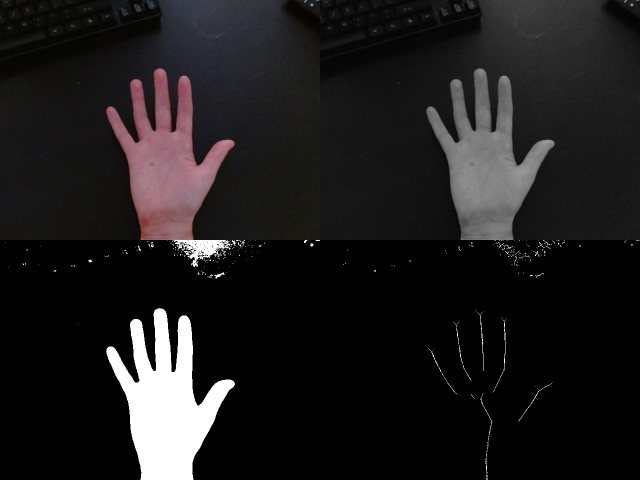
//> input picture Exercise_4/finger_detection/frames2/frame_0014.jpg, 1280 x 960 px, given in place of the camera (shown at 1/2 size)
$ ./skeletal   (built with g++ and OpenCV 4)
//> lines starting //> are read from the running program, lines starting //| are printed output that depends on the picture; after the words box and inside, x2 and y2 are one past the last pixel; in counts of white or black regions, pixels touching at a corner belong together
// MODIFIED FROM SKELETAL.CPP BY SAM SIEWART
// Changed to allow for continuous video feed
// Also saved jpg frames
// To encode: ffmpeg -r 30 -i frames2/frame_%04d.jpg -b:v 10M Finger_Detection.mpeg

#include "opencv2/highgui/highgui.hpp"
#include "opencv2/imgproc/imgproc.hpp"

#include <iostream>

using namespace cv;
using namespace std;

int main(int argc, char** argv)
{
    Mat gray, binary, mfblur;
    VideoCapture cap(0);
    cap.set(CAP_PROP_FRAME_WIDTH, 640);
    cap.set(CAP_PROP_FRAME_HEIGHT, 480);

    if (!cap.isOpened()) {
        cout << "Can't open camera\n";
        return -1;
    }

    Mat src;
    int frameCount = 0;
    while (cap.read(src)) {
//> src is the input picture: 960 rows x 1280 cols, CV_8UC3; mean B, G, R 28.4, 28, 29.8
        if(src.empty())
        {
            cout << "can not open frame\n";
            return -1;
        }

        // show original source image
        imshow("source", src);

        cvtColor(src, gray, cv::COLOR_BGR2GRAY);

        // show graymap of source image
        imshow("graymap", gray);

        threshold(gray, binary, 57, 255, cv::THRESH_BINARY);
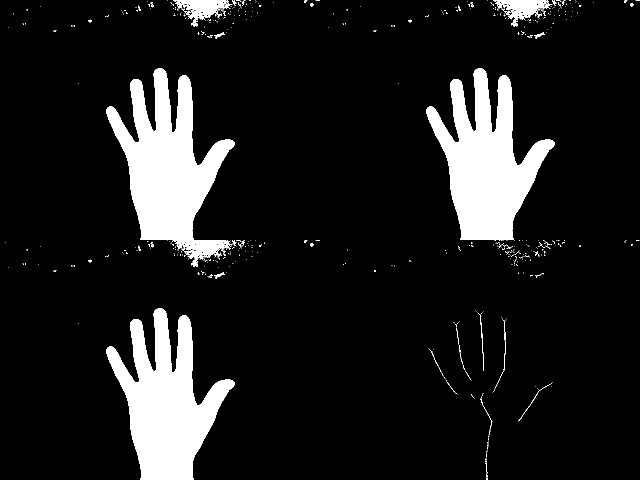
//> binary: 960 rows x 1280 cols, CV_8UC1 (shown at 1/2 size); 11.3% white; 586 white regions (541 under 20 px), largest, box (x1, y1, x2, y2) and area: (212, 136, 470, 534) 45209, (212, 616, 470, 960) 42623, (852, 136, 1110, 481) 42618
        // binary = 255 - binary;

        // show bitmap of source image
        imshow("binary", binary);

        // To remove median filter, just replace blurr value with 1
        medianBlur(binary, mfblur, 3);
//> mfblur: 960 rows x 1280 cols, CV_8UC1; 11.2% white; 173 white regions (146 under 20 px), largest, box (x1, y1, x2, y2) and area: (213, 137, 470, 534) 45313, (213, 617, 470, 960) 42624, (853, 137, 1110, 481) 42618

        // show median blur filter of source image
        imshow("mfblur", mfblur);

        // This section of code was adapted from the following post, which was
        // based in turn on the Wikipedia description of a morphological skeleton
        //
        // http://felix.abecassis.me/2011/09/opencv-morphological-skeleton/
        //
        Mat skel(mfblur.size(), CV_8UC1, Scalar(0));
        Mat temp;
        Mat eroded;
        Mat element = getStructuringElement(MORPH_CROSS, Size(3, 3));
        bool done;
        int iterations=0;

        do
        {
        erode(mfblur, eroded, element);
        dilate(eroded, temp, element);
        subtract(mfblur, temp, temp);
        bitwise_or(skel, temp, skel);
        eroded.copyTo(mfblur);

        done = (countNonZero(mfblur) == 0);
        iterations++;

        } while (!done && (iterations < 100));
//> this loop made 84 passes
//> pass 1, `subtract(mfblur, temp, temp);`:
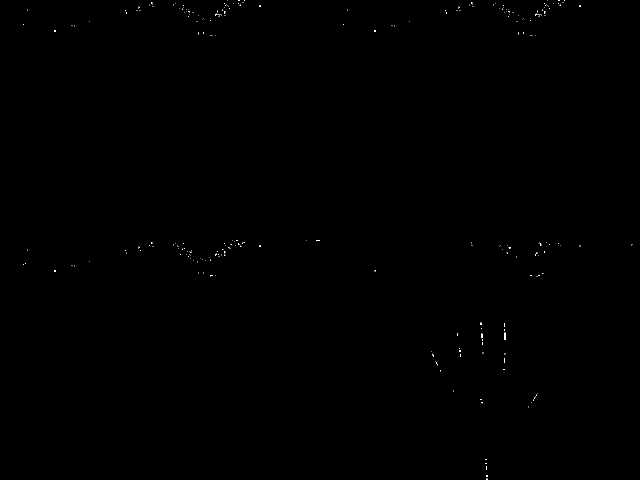
//> temp: 960 rows x 1280 cols, CV_8UC1 (shown at 1/2 size); 0.07% white in thin lines or dots
//> pass 2, `erode(mfblur, eroded, element);`:
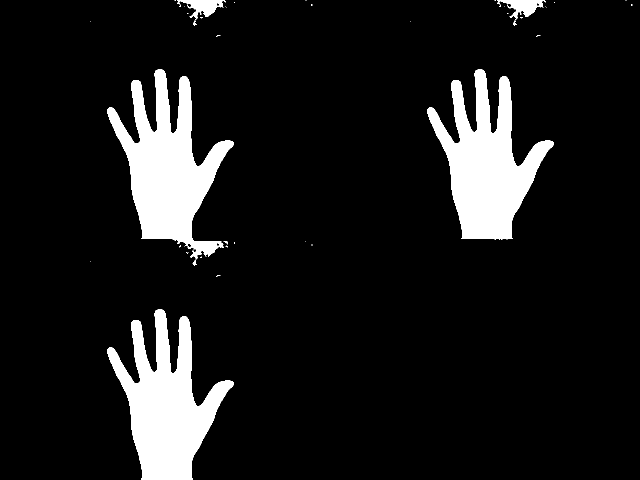
//> eroded: 960 rows x 1280 cols, CV_8UC1 (shown at 1/2 size); 10.1% white; 35 white regions (29 under 20 px), largest, box (x1, y1, x2, y2) and area: (215, 139, 468, 532) 41313, (215, 619, 468, 960) 39736, (855, 139, 1108, 479) 39528, (354, 0, 452, 52) 1778, (994, 0, 1092, 52) 1778, (447, 482, 456, 489) 25
//> after the loop: mfblur: 960 rows x 1280 cols, CV_8UC1; every value is 0
//> after the loop:
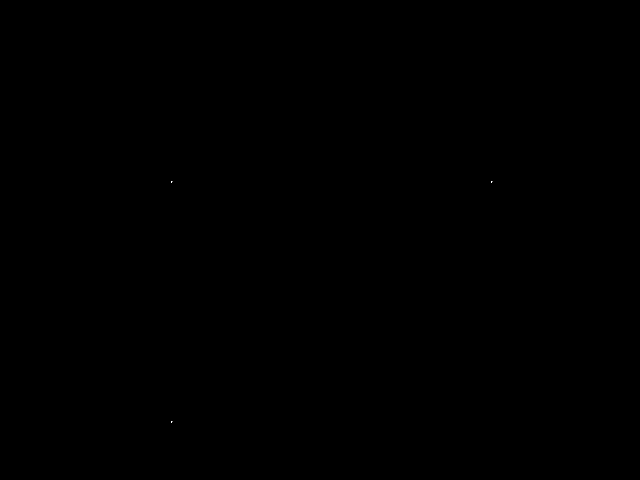
//> temp: 960 rows x 1280 cols, CV_8UC1 (shown at 1/2 size); 0% white in thin lines or dots, all inside (x1, y1, x2, y2) = (343, 362, 985, 846)
//> after the loop:
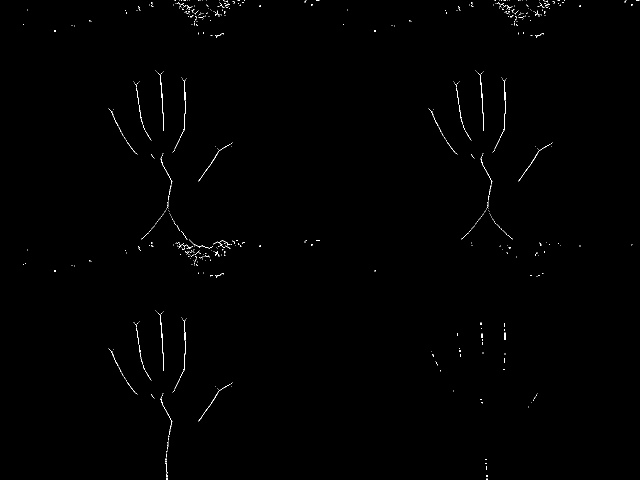
//> skel: 960 rows x 1280 cols, CV_8UC1 (shown at 1/2 size); 0.38% white in thin lines or dots
//> after the loop, iterations = 84

        // cout << "iterations=" << iterations << endl;

        imshow("skeleton", skel);

        // save frame
        // Convert gray images to 3 channels for display in color grid
        Mat gray_color, binary_color, skel_color;
        cvtColor(gray, gray_color, cv::COLOR_GRAY2BGR);
        cvtColor(binary, binary_color, cv::COLOR_GRAY2BGR);
        cvtColor(skel, skel_color, cv::COLOR_GRAY2BGR);
//> skel_color: 960 rows x 1280 cols, CV_8UC3; 0.38% white in thin lines or dots
        // Arrange in 2x2 grid
        Mat top, bottom, grid;
        hconcat(src, gray_color, top);
        hconcat(binary_color, skel_color, bottom);
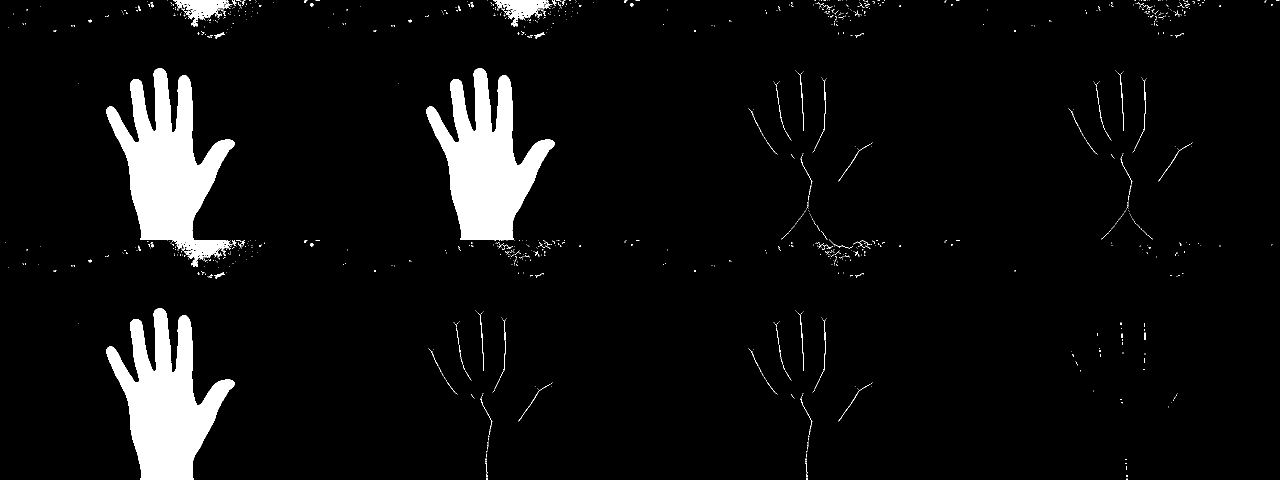
//> bottom: 960 rows x 2560 cols, CV_8UC3 (shown at 1/2 size); 5.8% white; 1157 white regions (1061 under 20 px), largest, box (x1, y1, x2, y2) and area: (212, 136, 470, 534) 45209, (212, 616, 470, 960) 42623, (852, 136, 1110, 481) 42618
        vconcat(top, bottom, grid);
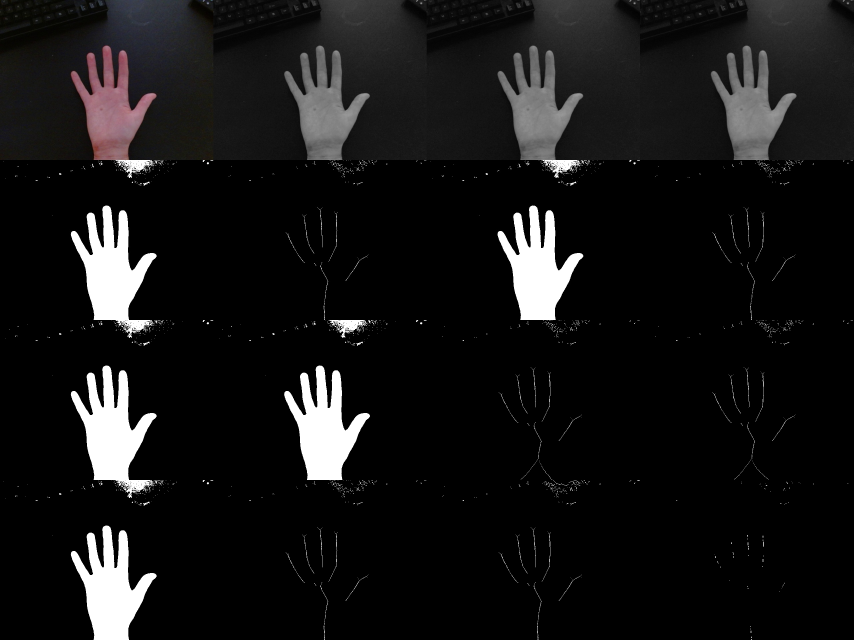
//> grid: 1920 rows x 2560 cols, CV_8UC3 (shown at 1/3 size); mean B, G, R 21.7, 21.6, 22.1
        char filename[64];
        sprintf(filename, "frames2/frame_%04d.jpg", frameCount++);
        imwrite(filename, grid);

        if (waitKey(30) == 27) break; // Wait 30ms or exit
//> the Esc key is pressed
    }
    return 0;
}
